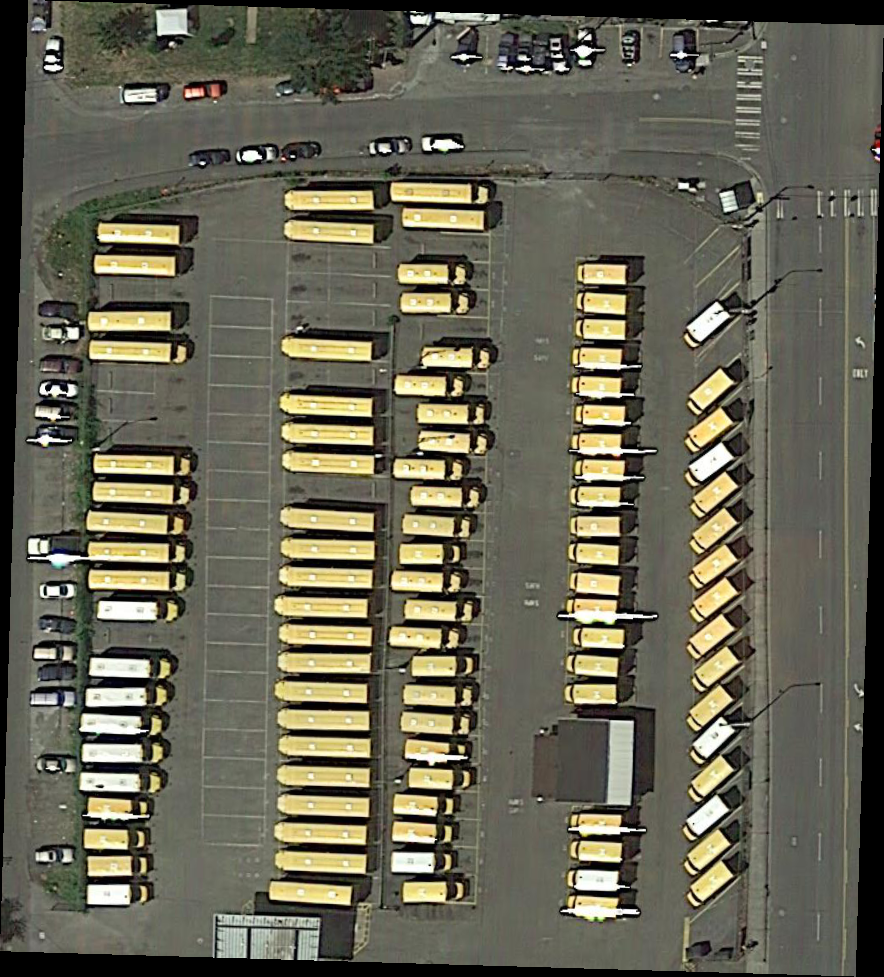
#> input picture src/data/train/images/P0005.png, 884 x 977 px; its folder holds only this picture in this run
$ python visual_utils.py
#> lines starting #> are read from the running program, lines starting #| are printed output that depends on the picture
### src/data_process.py
import os
from pprint import pprint

from PIL import Image


def load_dataset(
        top_num: int = None,
        folder_path: str = './data/train/',
        img_fold: str = 'images',
        label_fold: str = 'labelTxt',
        resize: bool = True,
        size: int = 512,
        include_label: bool = True,
) -> [(Image, dict)]:
    # folder_path
#> called with top_num = 9, folder_path = './data/train/', img_fold = 'images', label_fold = 'labelTxt', resize = True, size = 512, include_label = True
    image_folder_path = os.path.join(folder_path, img_fold)
    label_folder_path = os.path.join(folder_path, label_fold)
    # extensions of supported image format
    valid_extensions = {'.jpg', '.jpeg', '.png'}
    # list all image files
    image_files = []
    count = 0
    for filename in os.listdir(image_folder_path):
        image_file_path = os.path.join(image_folder_path, filename)
        if os.path.isfile(image_file_path):
            ext = os.path.splitext(filename)[1].lower()
            if ext in valid_extensions:
                image_files.append(filename)
                if top_num:
                    count += 1
                    if count >= top_num:
                        break

    # read and resize dataset
    dataset = []
    for filename in image_files:
        image_file_path = os.path.join(image_folder_path, filename)
        label_file_path = os.path.join(label_folder_path, filename.split('.')[0] + '.txt')
        try:
            with Image.open(image_file_path) as img:
#> img is the input picture: PIL image 884x977 RGB; mean R, G, B 103, 100.9, 84.6
                if resize and size:
                    inner_size = min(img.width, img.height)
#> inner_size = 884
                    sx, sy = int((img.width - inner_size) / 2), int((img.height - inner_size) / 2)
#> sx = 0; sy = 46
                    ex, ey = sx + inner_size, sy + inner_size
#> ex = 884; ey = 930
                    img = img.crop((sx, sy, ex, ey))
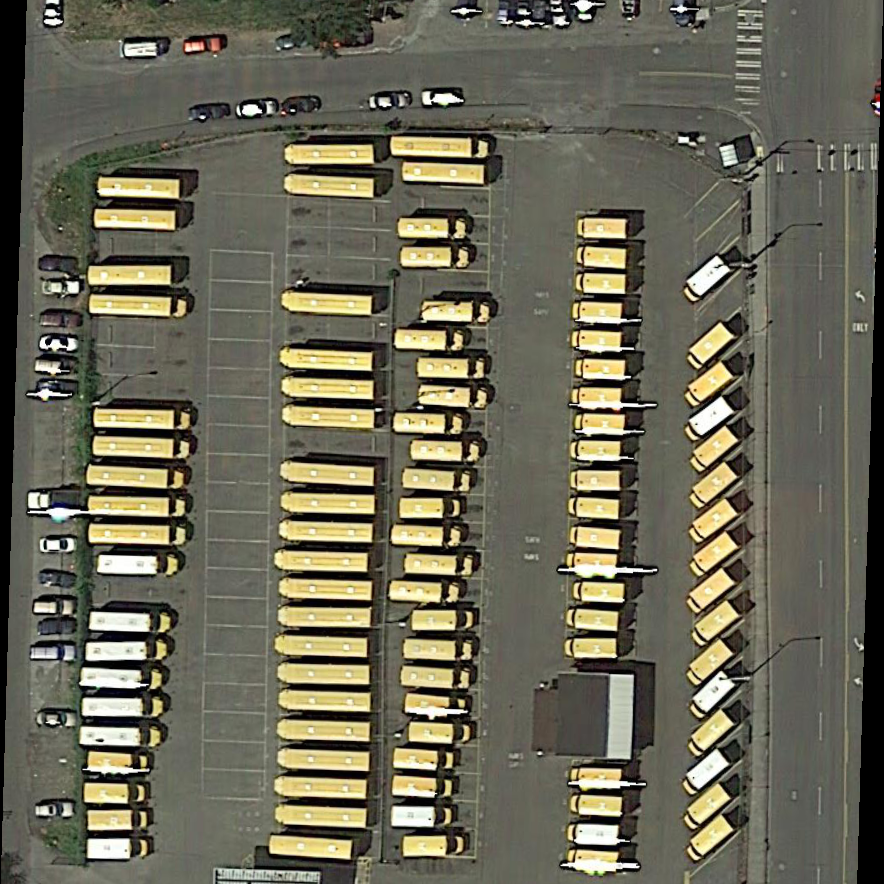
#> img: PIL image 884x884 RGB; mean R, G, B 107, 104.5, 87.2
                    img = img.resize((size, size))
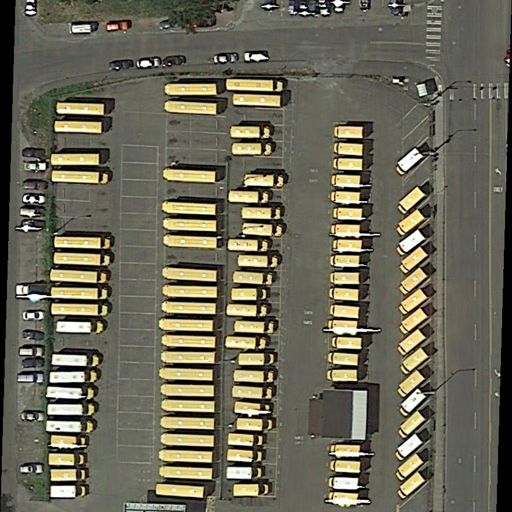
#> img: PIL image 512x512 RGB; mean R, G, B 107, 104.5, 87.3
            with open(label_file_path) as lines:
                label_strs = [line for line in lines][2:]
            labels = []
            if include_label:
                for line in label_strs:
                    sp = line.split(' ')
                    position = [(int(sp[i * 2]), int(sp[i * 2 + 1])) for i in range(4)]
                    outside = any((x, y) for (x, y) in position
                                  if x < sx or x > ex or y < sy or y > ey)
                    if not outside:
                        labels.append({
                            'position': [(int((x - sx) * size / inner_size), int((y - sy) * size / inner_size))
                                         for (x, y) in position],
                            'class': sp[8],
                            'result': bool(sp[9]),
                        })
                if labels:
                    dataset.append((img, labels))
            else:
                dataset.append((img, labels))
        except Exception as e:
            print(f"Failed to load image {filename}: {str(e)}")

    return dataset


# [16 lines left out: function count_labels, not called in this run]


def _test_load_dataset():
    dataset = load_dataset(top_num=10)
    print(f'load {len(dataset)} dataset')


# [4 lines left out: function _test_count_labels, not called in this run]


# [3 lines that do not run on import are left out]

### src/visual_utils.py
import matplotlib.pyplot as plt
import matplotlib.patches as patches

from data_process import load_dataset


def visualize_images(dataset):
    """
    Visualize images by matplotlib

    Parameters:
    dataset - a list of PIL Image and label pairs
    """
    # config plots
    fig, axes = plt.subplots(3, 3, figsize=(20, 20))  # 2行5列布局
    axes = axes.ravel()
    plt.subplots_adjust(wspace=0.1, hspace=0.1)

    # iterate images
    for _, (ax, (img, labels)) in enumerate(zip(axes, dataset)):
        # show image
        ax.imshow(img)
        for label in labels:
            # create a polygon
            quadrilateral = patches.Polygon(
                label['position'],
                closed=True,  # closed polygon
                linewidth=1,  # line width of edge
                edgecolor='blue' if label['class'] == 'plane' else 'red',  # edge color
                alpha=0.4,  # transparency
                facecolor='none',  # filled color
            )
            # draw a polygon
            ax.add_patch(quadrilateral)
        # close axis
        ax.axis('off')

    # auto layout
    plt.tight_layout()
    plt.show()


# test visualize_images
def test_visualize_images():
    dataset = load_dataset(top_num=9, include_label=True)
    visualize_images(dataset)


if __name__ == "__main__":
    test_visualize_images()

$ run again, on src/data/train/images/P0008.png
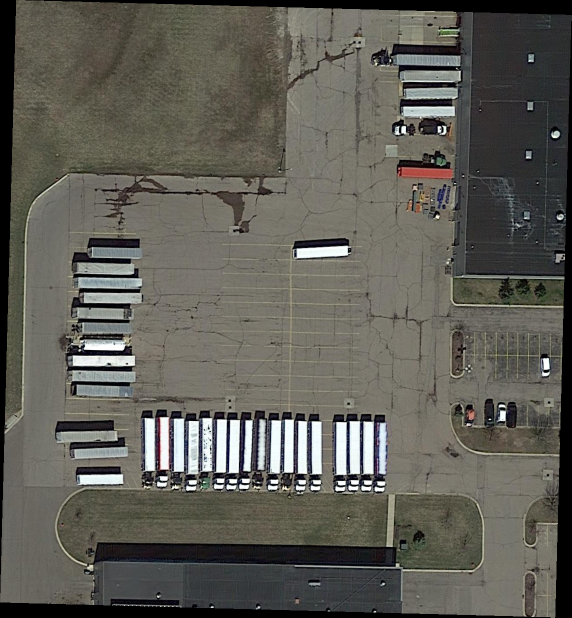
#> input picture src/data/train/images/P0008.png, 1143 x 1235 px (shown at 1/2 size)
#> in load_dataset, img is the input picture: PIL image 1143x1235 RGB; mean R, G, B 95, 93.5, 86
#> in load_dataset, `img = img.crop((sx, sy, ex, ey))`:
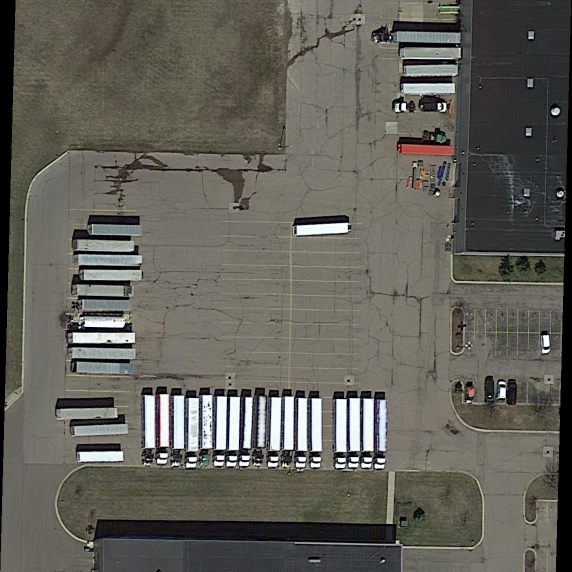
#> img: PIL image 1143x1143 RGB (shown at 1/2 size); mean R, G, B 98, 96.5, 88.7
#> in load_dataset, `img = img.resize((size, size))`:
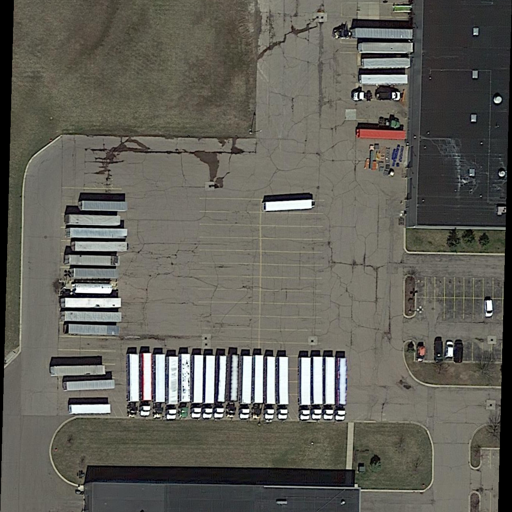
#> img: PIL image 512x512 RGB; mean R, G, B 98, 96.5, 88.7

$ run again, on src/data/train/images/P0011.png
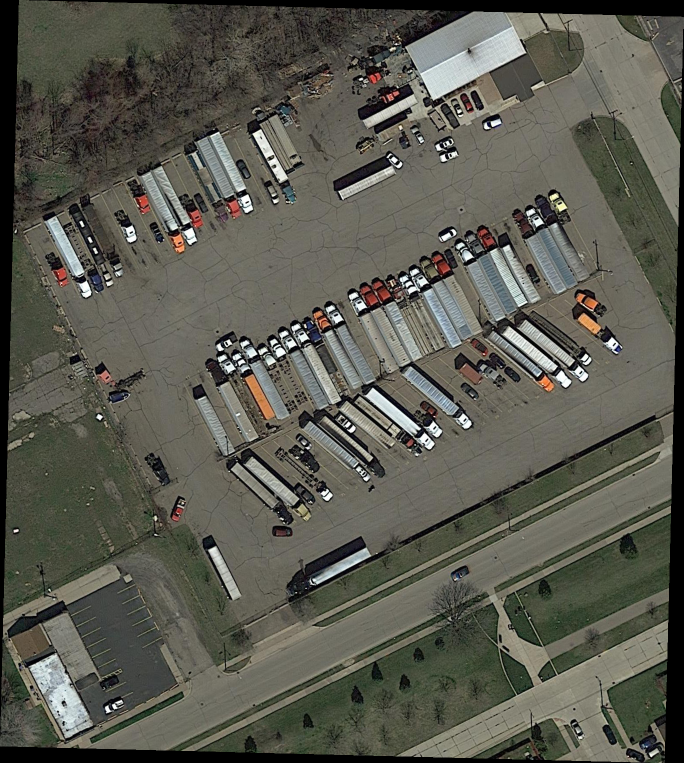
#> input picture src/data/train/images/P0011.png, 1367 x 1526 px (shown at 1/2 size)
#> in load_dataset, img is the input picture: PIL image 1367x1526 RGB; mean R, G, B 89.9, 89.7, 79.7
#> in load_dataset, `img = img.crop((sx, sy, ex, ey))`:
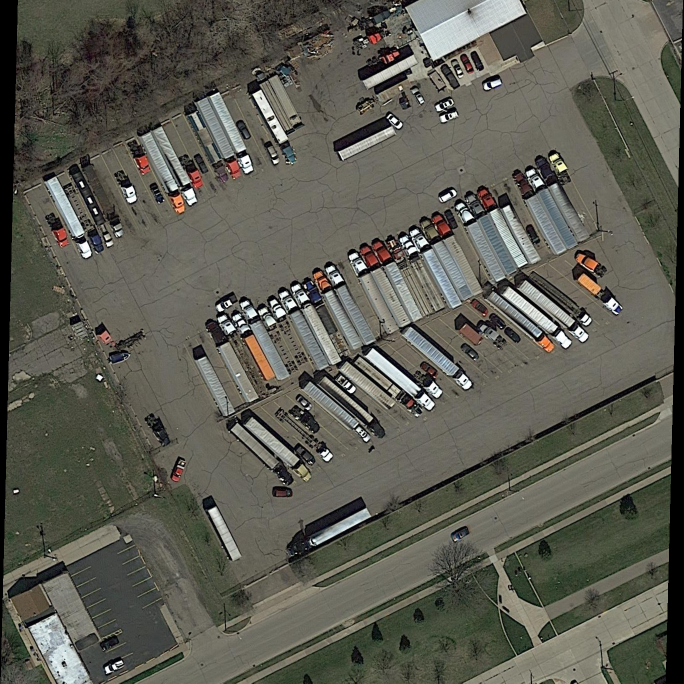
#> img: PIL image 1367x1367 RGB (shown at 1/2 size); mean R, G, B 92.6, 92.3, 82.2
#> in load_dataset, `img = img.resize((size, size))`:
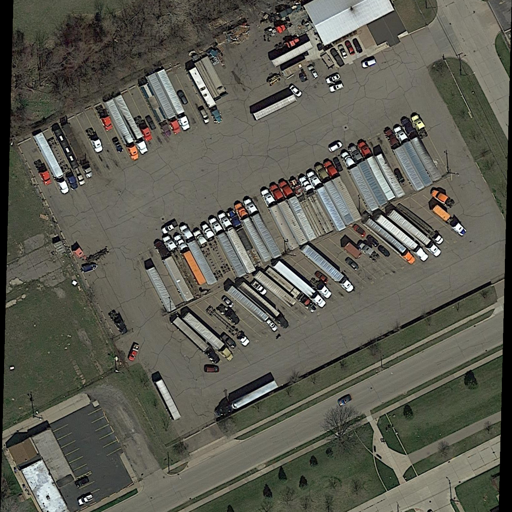
#> img: PIL image 512x512 RGB; mean R, G, B 92.6, 92.4, 82.2
